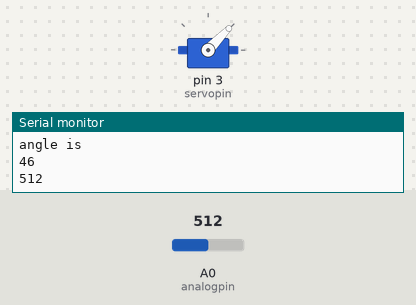
Recording of a sketch running on a simulated Arduino Uno, built with avr-gcc and run on an emulated ATmega328P. Shown: servo, the last lines printed to the serial monitor. The inputs (shaded band) are chosen by the test bench; at power-on: A0 (analogpin) = 512.

Above: at 1.2 s.
1.3 s: A0 (analogpin) set to 716
At 2.6 s:
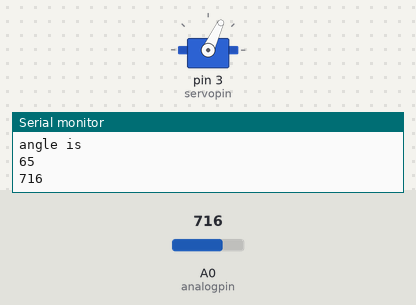
2.9 s: A0 (analogpin) set to 900
At 4.2 s:
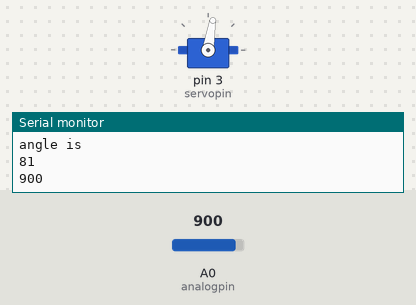
4.5 s: A0 (analogpin) set to 306
At 5.8 s:
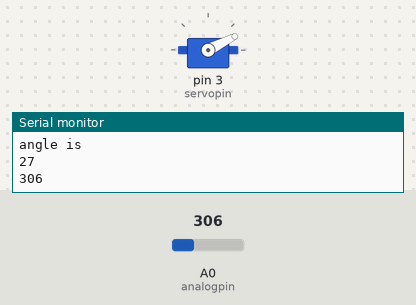
6.1 s: A0 (analogpin) set to 122
At 7.4 s:
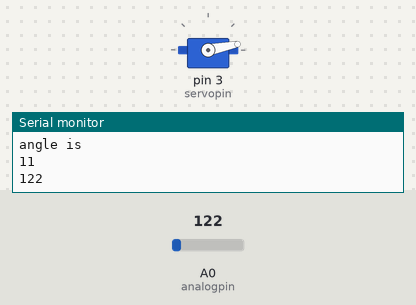
7.7 s: A0 (analogpin) set to 511
At 9.0 s:
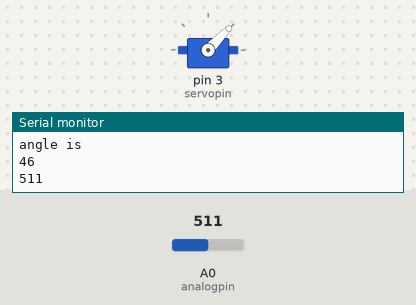
Timing chart, 0 to 10.3 s (numbered marks = the images above; inputs shaded):
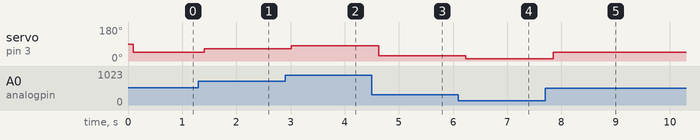

Measured:
- after the input at 1.3 s, servo on pin 3 (servopin): 46° → 65° after 0.11 s
- after the input at 2.9 s, servo on pin 3 (servopin): 65° → 81° after 0.12 s
- after the input at 4.5 s, servo on pin 3 (servopin): 81° → 27° after 0.13 s
- after the input at 6.1 s, servo on pin 3 (servopin): 27° → 11° after 0.14 s
- after the input at 7.7 s, servo on pin 3 (servopin): 11° → 46° after 0.15 s

The sketch:

controlling_servo_motor_position_using_ldr_.ino
```cpp
#include<Servo.h>

int lightvalue;             // Variable to store the light value read from the light sensor
int analogpin = A0;        // Pin connected to the light sensor
int time = 100;           // Delay time in milliseconds
int servopin = 3;         // Pin connected to the servo motor
Servo myservo;            // Create a servo object
int angle;                // Variable to store the angle of the servo motor

void setup() {
  Serial.begin(9600);           // Initialize the serial communication at 9600 baud rate
  pinMode(analogpin,INPUT);      // Set the light sensor pin as an input
  myservo.attach(servopin);     // Attach the servo motor to the specified pin
  pinMode(servopin,OUTPUT);     // Set the servo motor pin as an output
}

void loop() {
  lightvalue = analogRead(analogpin);     // Read the light value from the light sensor
  Serial.println(lightvalue);            // Print the light value to the serial monitor
  delay(time);                         // Wait for the specified delay time

  angle = lightvalue/11;               // Calculate the angle of the servo motor based on the light value
  myservo.write(angle);             // Write the calculated angle to the servo motor
  Serial.println("angle is");       // Print a message to the serial monitor
  Serial.println(angle);            // Print the calculated angle to the serial monitor
}
```
